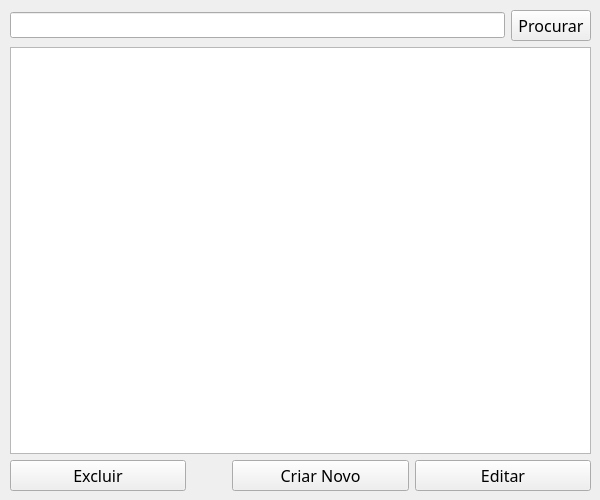
<?xml version="1.0" encoding="UTF-8"?>
<ui version="4.0">
 <class>MenuEquipamento</class>
 <widget class="QWidget" name="MenuEquipamento">
  <property name="geometry">
   <rect>
    <x>0</x>
    <y>0</y>
    <width>600</width>
    <height>500</height>
   </rect>
  </property>
  <property name="windowTitle">
   <string>Equipamentos</string>
  </property>
  <widget class="QWidget" name="verticalLayoutWidget">
   <property name="geometry">
    <rect>
     <x>10</x>
     <y>10</y>
     <width>581</width>
     <height>481</height>
    </rect>
   </property>
   <layout class="QVBoxLayout" name="verticalLayout">
    <item>
     <layout class="QHBoxLayout" name="horizontalLayout_2">
      <item>
       <widget class="QLineEdit" name="procuraEquip">
        <property name="font">
         <font>
          <family>Reem Kufi</family>
          <pointsize>10</pointsize>
         </font>
        </property>
       </widget>
      </item>
      <item>
       <widget class="QPushButton" name="procurarBotao">
        <property name="font">
         <font>
          <family>Reem Kufi</family>
          <pointsize>12</pointsize>
         </font>
        </property>
        <property name="text">
         <string>Procurar</string>
        </property>
       </widget>
      </item>
     </layout>
    </item>
    <item>
     <widget class="QListWidget" name="equipamentoLista">
      <property name="font">
       <font>
        <family>Reem Kufi</family>
        <pointsize>10</pointsize>
       </font>
      </property>
     </widget>
    </item>
    <item>
     <layout class="QHBoxLayout" name="horizontalLayout">
      <item>
       <widget class="QPushButton" name="ExcluirEquipamento">
        <property name="font">
         <font>
          <family>Reem Kufi</family>
          <pointsize>12</pointsize>
         </font>
        </property>
        <property name="text">
         <string>Excluir</string>
        </property>
       </widget>
      </item>
      <item>
       <spacer name="horizontalSpacer">
        <property name="orientation">
         <enum>Qt::Horizontal</enum>
        </property>
        <property name="sizeType">
         <enum>QSizePolicy::Preferred</enum>
        </property>
        <property name="sizeHint" stdset="0">
         <size>
          <width>40</width>
          <height>20</height>
         </size>
        </property>
       </spacer>
      </item>
      <item>
       <widget class="QPushButton" name="NovoEquipamento">
        <property name="font">
         <font>
          <family>Reem Kufi</family>
          <pointsize>12</pointsize>
         </font>
        </property>
        <property name="text">
         <string>Criar Novo</string>
        </property>
       </widget>
      </item>
      <item>
       <widget class="QPushButton" name="EditarEquipamento">
        <property name="font">
         <font>
          <family>Reem Kufi</family>
          <pointsize>12</pointsize>
         </font>
        </property>
        <property name="text">
         <string>Editar</string>
        </property>
       </widget>
      </item>
     </layout>
    </item>
   </layout>
  </widget>
 </widget>
 <resources/>
 <connections/>
</ui>
